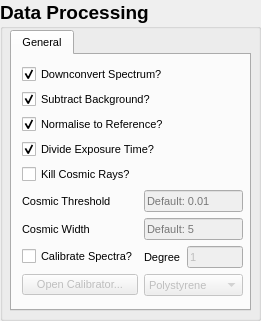
   <widget class="QGroupBox" name="data_processing">
    <property name="geometry">
     <rect>
      <x>280</x>
      <y>70</y>
      <width>261</width>
      <height>321</height>
     </rect>
    </property>
    <property name="font">
     <font>
      <pointsize>14</pointsize>
      <weight>75</weight>
      <bold>true</bold>
     </font>
    </property>
    <property name="title">
     <string>Data Processing</string>
    </property>
    <widget class="QTabWidget" name="processing_tab">
     <property name="geometry">
      <rect>
       <x>10</x>
       <y>30</y>
       <width>241</width>
       <height>281</height>
      </rect>
     </property>
     <property name="font">
      <font>
       <pointsize>8</pointsize>
       <weight>50</weight>
       <bold>false</bold>
      </font>
     </property>
     <property name="tabPosition">
      <enum>QTabWidget::North</enum>
     </property>
     <property name="currentIndex">
      <number>0</number>
     </property>
     <widget class="QWidget" name="general_processing">
      <attribute name="title">
       <string>General</string>
      </attribute>
      <widget class="QWidget" name="layoutWidget">
       <property name="geometry">
        <rect>
         <x>10</x>
         <y>10</y>
         <width>221</width>
         <height>238</height>
        </rect>
       </property>
       <layout class="QGridLayout" name="gridLayout_4">
        <item row="1" column="0" colspan="3">
         <widget class="QCheckBox" name="subtract_checkbox">
          <property name="toolTip">
           <string>Subtract background spectrum.</string>
          </property>
          <property name="statusTip">
           <string>Subtract background spectrum.</string>
          </property>
          <property name="text">
           <string>Subtract Background?</string>
          </property>
          <property name="checked">
           <bool>true</bool>
          </property>
         </widget>
        </item>
        <item row="5" column="0">
         <widget class="QLabel" name="cosmic_threshold_label">
          <property name="text">
           <string>Cosmic Threshold</string>
          </property>
         </widget>
        </item>
        <item row="6" column="0">
         <widget class="QLabel" name="cosmic_width_label">
          <property name="text">
           <string>Cosmic Width</string>
          </property>
         </widget>
        </item>
        <item row="3" column="0" colspan="3">
         <widget class="QCheckBox" name="exposure_checkbox">
          <property name="toolTip">
           <string>Divide out exposure time from .spe file.</string>
          </property>
          <property name="statusTip">
           <string>Divide out exposure time from .spe file.</string>
          </property>
          <property name="text">
           <string>Divide Exposure Time?</string>
          </property>
          <property name="checked">
           <bool>true</bool>
          </property>
         </widget>
        </item>
        <item row="0" column="0" colspan="3">
         <widget class="QCheckBox" name="downconvert_checkbox">
          <property name="toolTip">
           <string>Subtract upconversion energy from energy axis.</string>
          </property>
          <property name="statusTip">
           <string>Subtract upconversion energy from energy axis.</string>
          </property>
          <property name="whatsThis">
           <string>Downconversion</string>
          </property>
          <property name="text">
           <string>Downconvert Spectrum?</string>
          </property>
          <property name="checked">
           <bool>true</bool>
          </property>
         </widget>
        </item>
        <item row="2" column="0" colspan="3">
         <widget class="QCheckBox" name="normalise_checkbox">
          <property name="toolTip">
           <string>Divide by reference spectrum.</string>
          </property>
          <property name="statusTip">
           <string>Divide by reference spectrum.</string>
          </property>
          <property name="text">
           <string>Normalise to Reference?</string>
          </property>
          <property name="checked">
           <bool>true</bool>
          </property>
         </widget>
        </item>
        <item row="4" column="0" colspan="3">
         <widget class="QCheckBox" name="killcosmic_checkbox">
          <property name="toolTip">
           <string>Programmatically remove cosmic rays.</string>
          </property>
          <property name="statusTip">
           <string>Programmatically remove cosmic rays.</string>
          </property>
          <property name="text">
           <string>Kill Cosmic Rays?</string>
          </property>
          <property name="checked">
           <bool>false</bool>
          </property>
         </widget>
        </item>
        <item row="8" column="0">
         <widget class="QPushButton" name="calibrate_button">
          <property name="enabled">
           <bool>false</bool>
          </property>
          <property name="text">
           <string>Open Calibrator...</string>
          </property>
         </widget>
        </item>
        <item row="7" column="0">
         <widget class="QCheckBox" name="calibrate_checkbox">
          <property name="toolTip">
           <string>Shift energy axis of spectrum by +calibration offset.</string>
          </property>
          <property name="statusTip">
           <string>Shift energy axis of spectrum by +calibration offset.</string>
          </property>
          <property name="whatsThis">
           <string>Applies a calibration shift of +calibration offset to spectra during processing.</string>
          </property>
          <property name="text">
           <string>Calibrate Spectra?</string>
          </property>
          <property name="checked">
           <bool>false</bool>
          </property>
         </widget>
        </item>
        <item row="7" column="2">
         <widget class="QLineEdit" name="calibration_degree_box">
          <property name="enabled">
           <bool>false</bool>
          </property>
          <property name="text">
           <string>1</string>
          </property>
          <property name="placeholderText">
           <string>Calibration Degree</string>
          </property>
         </widget>
        </item>
        <item row="7" column="1">
         <widget class="QLabel" name="label_2">
          <property name="text">
           <string>Degree</string>
          </property>
         </widget>
        </item>
        <item row="5" column="1" colspan="2">
         <widget class="QLineEdit" name="cosmic_threshold_box">
          <property name="enabled">
           <bool>false</bool>
          </property>
          <property name="toolTip">
           <string>The height that a spectral feature needs to be above the baseline to be considered for cosmic ray removal.</string>
          </property>
          <property name="statusTip">
           <string>The height that a spectral feature needs to be above the baseline to be considered for cosmic ray removal.</string>
          </property>
          <property name="whatsThis">
           <string>The height that a spectral feature needs to be above the baseline to be considered for cosmic ray removal.</string>
          </property>
          <property name="text">
           <string/>
          </property>
          <property name="placeholderText">
           <string>Default: 0.01</string>
          </property>
         </widget>
        </item>
        <item row="8" column="1" colspan="2">
         <widget class="QComboBox" name="calibration_sample_dropdown">
          <property name="enabled">
           <bool>false</bool>
          </property>
          <property name="currentIndex">
           <number>0</number>
          </property>
          <item>
           <property name="text">
            <string>Polystyrene</string>
           </property>
          </item>
          <item>
           <property name="text">
            <string>Water</string>
           </property>
          </item>
          <item>
           <property name="text">
            <string>CO2</string>
           </property>
          </item>
         </widget>
        </item>
        <item row="6" column="1" colspan="2">
         <widget class="QLineEdit" name="cosmic_width_box">
          <property name="enabled">
           <bool>false</bool>
          </property>
          <property name="toolTip">
           <string>The maximum width (in pixels) for a spectral feature to be considered a cosmic ray - if it is wider than this it is presumed to be real.</string>
          </property>
          <property name="statusTip">
           <string>The maximum width (in pixels) for a spectral feature to be considered a cosmic ray - if it is wider than this it is presumed to be real.</string>
          </property>
          <property name="whatsThis">
           <string>The maximum width (in pixels) for a spectral feature to be considered a cosmic ray - if it is wider than this it is presumed to be real.</string>
          </property>
          <property name="text">
           <string/>
          </property>
          <property name="placeholderText">
           <string>Default: 5</string>
          </property>
         </widget>
        </item>
       </layout>
      </widget>
     </widget>
    </widget>
   </widget>
